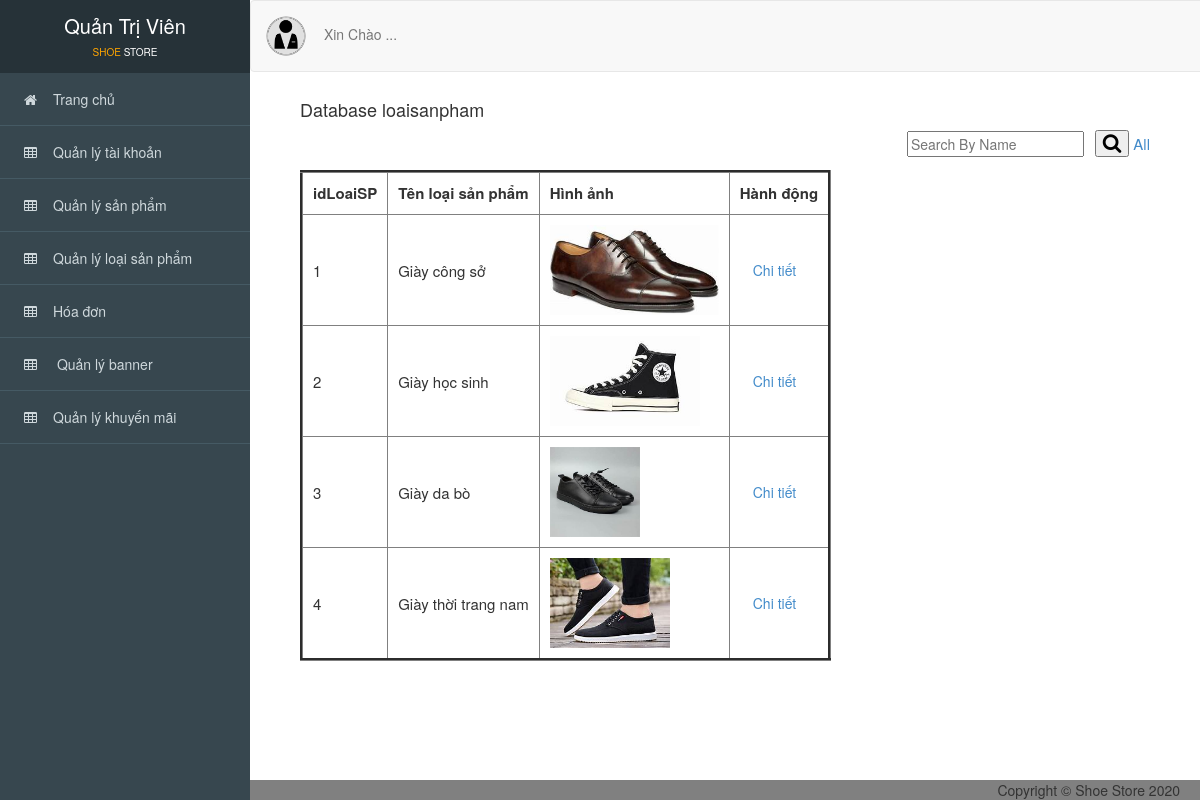
The app's page /admin/index.php?action=loaisanpham, older data.
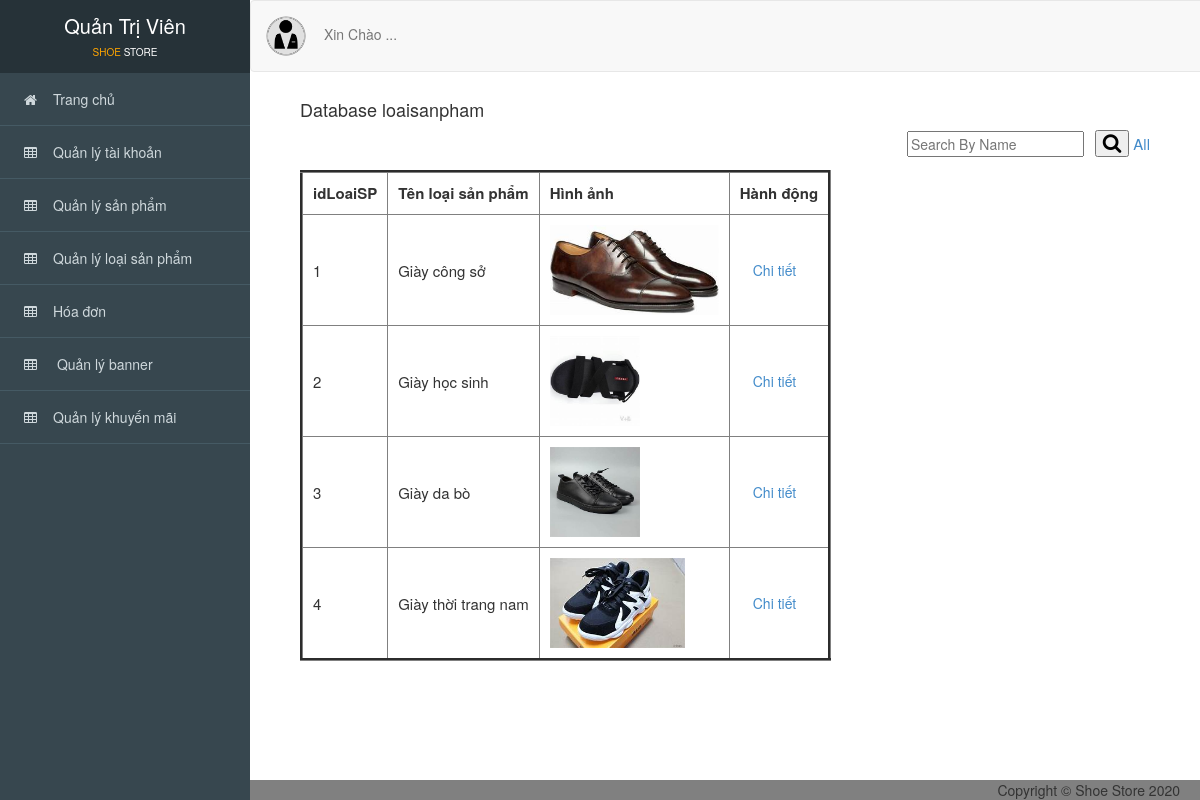
The same page, newer data.
### tables this page shows
CREATE TABLE `loaisanpham` (
  `idLoaiSP` int(11) NOT NULL,
  `tenLSP` varchar(255) NOT NULL,
  `hinhanh` varchar(255) NOT NULL
);

### admin/controller_admin/quanlyloaisanpham.php (called while the page is built, shortened)
<?php
    require_once('./model_admin/loaisanpham.php');
    class loaisanphamcontroller
    {
    	var $loaisanpham_model;
    	public function __construct()
    	{
    		$this->loaisanpham_model = new loaisanpham();
    	}
    	public function list()
    	{
    		if(isset($_POST['timkiem_lsp'])){
                $timkiem_lsp = $_POST['timkiem_lsp'];
                $data = $this->loaisanpham_model->timkiem_lsp($timkiem_lsp);
            }else{
                $data = $this->loaisanpham_model->all();
            }
            require_once('views_admin/index.php');
    	}
       }
?>

### admin/model_admin/ketnoi.php (called while the page is built, shortened)
<?php
    class ketnoi
    {
    	function __construct()
    	{
    		$host = "localhost";
    		$username ="root";
    		$password = "";
    		$dbname = "shoe_store";
    		$this->connect = new mysqli($host,$username,$password,$dbname);
    	}
    }
?>

### admin/model_admin/loaisanpham.php (called while the page is built, shortened)
<?php
    require_once('ketnoi.php');
    class loaisanpham
    {
    	var $conn;
    	function __construct()
    	{
    		$connect_obj = new ketnoi();
    		$this->conn = $connect_obj->connect;
    	}
    	function all()
    	{
    		$query = "SELECT * FROM loaisanpham ORDER BY idLoaiSP";
    		$result = $this->conn->query($query);
    		$data = array();
    		while ($row = $result->fetch_assoc()) {
       		   $data[] = $row;
    		}
    		return $data;
    	}
    }
?>

### admin/views_admin/loaisanpham/quanlyloaisanpham.php (the view, shortened to what this page needs)
<div id="viewport">
<div class="container-fluid" id="noidung">
      <h4>Database loaisanpham</h4>
      <div class="search_box pull-right" style="margin-right: 50px; margin-top: 0px;">
          <form method="POST" action="?action=loaisanpham">
          <input type="text" placeholder="Search By Name" name="timkiem_lsp">&ensp;
          <button type="submit"><i class="fa fa-search"></i></button>
          <a href="?action=loaisanpham" style="font-size: 15px;">All</a>
        </form>
      </div>
      <br>
      <br>
      <table border="3" cellpadding="10" style="font-size: 15px;">
          <thead>
               <tr>
                  <th>idLoaiSP</th>
                  <th class="theadd">Tên loại sản phẩm</th>
                  <th class="theadd">Hình ảnh</th>
                  <th>Hành động</th>
               </tr>
          </thead>
          <tbody>
            <?php foreach ($data as $value) { ?>
              <tr>
                  <td scope="row"><?= $value['idLoaiSP'] ?></td>
                 <td><?= $value['tenLSP'] ?></td>
                  <td><img src="./public_admin/image/loaisanpham/<?= $value['hinhanh'] ?>"  height='90' ></td>
                  <td>
                      <a href="?action=xemloaisanpham&id=<?= $value['idLoaiSP'] ?>" type="button" class="btn btn-light">Chi tiết</a>
                  </td>
              </tr>
              <?php } ?>
          </tbody>
      </table>
      <br>
      <br>
      <br>
</div>
</div>

Row changes from the older to the newer data that the page shows:
changed loaisanpham "Giày học sinh": hinhanh: a different picture
changed loaisanpham "Giày thời trang nam": hinhanh: a different picture
